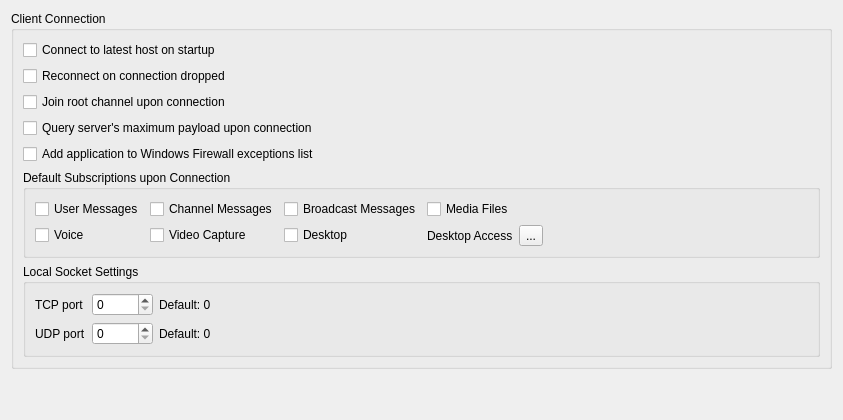
     <widget class="QWidget" name="connectionTab">
      <attribute name="title">
       <string>Connection</string>
      </attribute>
      <layout class="QVBoxLayout" name="verticalLayout_13">
       <item>
        <widget class="QGroupBox" name="groupBox_9">
         <property name="title">
          <string>Client Connection</string>
         </property>
         <layout class="QVBoxLayout" name="verticalLayout_5">
          <item>
           <widget class="QCheckBox" name="autoconnectChkBox">
            <property name="text">
             <string>Connect to latest host on startup</string>
            </property>
           </widget>
          </item>
          <item>
           <widget class="QCheckBox" name="reconnectChkBox">
            <property name="text">
             <string>Reconnect on connection dropped</string>
            </property>
           </widget>
          </item>
          <item>
           <widget class="QCheckBox" name="autojoinChkBox">
            <property name="text">
             <string>Join root channel upon connection</string>
            </property>
           </widget>
          </item>
          <item>
           <widget class="QCheckBox" name="maxpayloadChkBox">
            <property name="text">
             <string>Query server's maximum payload upon connection</string>
            </property>
           </widget>
          </item>
          <item>
           <widget class="QCheckBox" name="winfwChkBox">
            <property name="text">
             <string>Add application to Windows Firewall exceptions list</string>
            </property>
           </widget>
          </item>
          <item>
           <widget class="QGroupBox" name="groupBox_13">
            <property name="accessibleName">
             <string>Default Subscriptions upon Connection</string>
            </property>
            <property name="title">
             <string>Default Subscriptions upon Connection</string>
            </property>
            <layout class="QHBoxLayout" name="horizontalLayout_13">
             <item>
              <layout class="QGridLayout" name="gridLayout">
               <item row="0" column="0">
                <widget class="QCheckBox" name="subusermsgChkBox">
                 <property name="text">
                  <string>User Messages</string>
                 </property>
                </widget>
               </item>
               <item row="0" column="1">
                <widget class="QCheckBox" name="subchanmsgChkBox">
                 <property name="text">
                  <string>Channel Messages</string>
                 </property>
                </widget>
               </item>
               <item row="0" column="2">
                <widget class="QCheckBox" name="subbcastmsgChkBox">
                 <property name="text">
                  <string>Broadcast Messages</string>
                 </property>
                </widget>
               </item>
               <item row="1" column="0">
                <widget class="QCheckBox" name="subvoiceChkBox">
                 <property name="text">
                  <string>Voice</string>
                 </property>
                </widget>
               </item>
               <item row="1" column="1">
                <widget class="QCheckBox" name="subvidcapChkBox">
                 <property name="text">
                  <string>Video Capture</string>
                 </property>
                </widget>
               </item>
               <item row="1" column="2">
                <widget class="QCheckBox" name="subdesktopChkBox">
                 <property name="text">
                  <string>Desktop</string>
                 </property>
                </widget>
               </item>
               <item row="1" column="3">
                <layout class="QHBoxLayout" name="horizontalLayout_20">
                 <property name="spacing">
                  <number>6</number>
                 </property>
                 <item>
                  <widget class="QLabel" name="label_41">
                   <property name="text">
                    <string>Desktop Access</string>
                   </property>
                   <property name="buddy">
                    <cstring>subdeskinputBtn</cstring>
                   </property>
                  </widget>
                 </item>
                 <item>
                  <widget class="QToolButton" name="subdeskinputBtn">
                   <property name="accessibleName">
                    <string>Configure trusted list</string>
                   </property>
                   <property name="text">
                    <string notr="true">...</string>
                   </property>
                  </widget>
                 </item>
                </layout>
               </item>
               <item row="0" column="3">
                <widget class="QCheckBox" name="submediafileChkBox">
                 <property name="text">
                  <string>Media Files</string>
                 </property>
                </widget>
               </item>
              </layout>
             </item>
             <item>
              <spacer name="horizontalSpacer_15">
               <property name="orientation">
                <enum>Qt::Orientation::Horizontal</enum>
               </property>
               <property name="sizeHint" stdset="0">
                <size>
                 <width>265</width>
                 <height>20</height>
                </size>
               </property>
              </spacer>
             </item>
            </layout>
           </widget>
          </item>
          <item>
           <widget class="QGroupBox" name="groupBox_4">
            <property name="accessibleName">
             <string>Local Socket Settings</string>
            </property>
            <property name="title">
             <string>Local Socket Settings</string>
            </property>
            <layout class="QGridLayout" name="gridLayout_2">
             <item row="0" column="0">
              <widget class="QLabel" name="label_8">
               <property name="text">
                <string>TCP port</string>
               </property>
               <property name="buddy">
                <cstring>tcpportSpinBox</cstring>
               </property>
              </widget>
             </item>
             <item row="0" column="2">
              <widget class="QLabel" name="label_10">
               <property name="text">
                <string>Default: 0</string>
               </property>
              </widget>
             </item>
             <item row="1" column="0">
              <widget class="QLabel" name="label_9">
               <property name="text">
                <string>UDP port</string>
               </property>
               <property name="buddy">
                <cstring>udpportSpinBox</cstring>
               </property>
              </widget>
             </item>
             <item row="1" column="2">
              <widget class="QLabel" name="label_11">
               <property name="text">
                <string>Default: 0</string>
               </property>
              </widget>
             </item>
             <item row="0" column="3">
              <spacer name="horizontalSpacer_3">
               <property name="orientation">
                <enum>Qt::Orientation::Horizontal</enum>
               </property>
               <property name="sizeHint" stdset="0">
                <size>
                 <width>40</width>
                 <height>20</height>
                </size>
               </property>
              </spacer>
             </item>
             <item row="1" column="3">
              <spacer name="horizontalSpacer_4">
               <property name="orientation">
                <enum>Qt::Orientation::Horizontal</enum>
               </property>
               <property name="sizeHint" stdset="0">
                <size>
                 <width>40</width>
                 <height>20</height>
                </size>
               </property>
              </spacer>
             </item>
             <item row="0" column="1">
              <widget class="QSpinBox" name="tcpportSpinBox">
               <property name="sizePolicy">
                <sizepolicy hsizetype="Minimum" vsizetype="Fixed">
                 <horstretch>0</horstretch>
                 <verstretch>0</verstretch>
                </sizepolicy>
               </property>
               <property name="maximum">
                <number>65535</number>
               </property>
              </widget>
             </item>
             <item row="1" column="1">
              <widget class="QSpinBox" name="udpportSpinBox">
               <property name="maximum">
                <number>65535</number>
               </property>
              </widget>
             </item>
            </layout>
           </widget>
          </item>
         </layout>
        </widget>
       </item>
       <item>
        <spacer name="verticalSpacer_2">
         <property name="orientation">
          <enum>Qt::Orientation::Vertical</enum>
         </property>
         <property name="sizeHint" stdset="0">
          <size>
           <width>20</width>
           <height>40</height>
          </size>
         </property>
        </spacer>
       </item>
      </layout>
     </widget>
